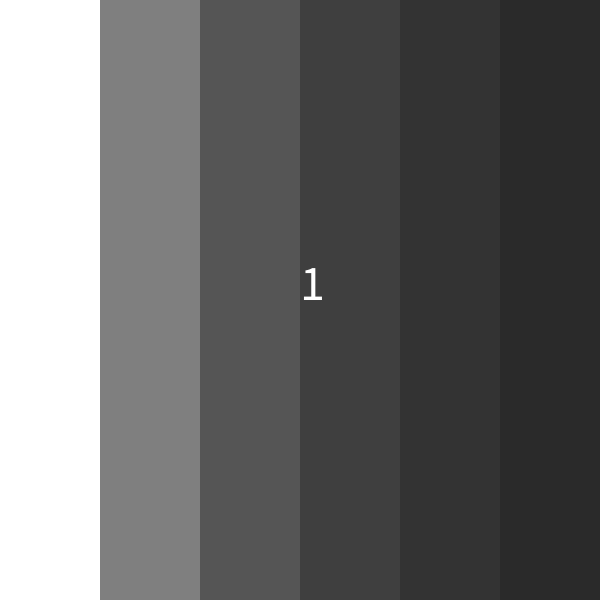
Frame 1 (no input)
Frame 60 (the mouse pressed at the canvas centre just before this capture): identical to frame 1, image omitted
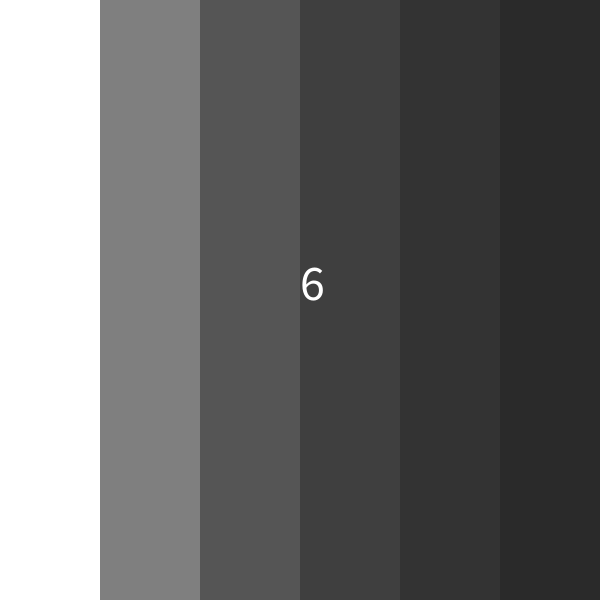
Frame 120 (the mouse held since frame 60 and released just before this capture)

The Processing sketch that drew these frames (run headless with seeded random() and noise(); from frame 60 on, the mouse is pressed at the canvas centre):

// Processing sketch: Recursive_Factorial
// ── Recursive_Factorial.pde
void setup() {
  size(600, 600);
}


void draw() {
  //get a value to use for factorial functions
  int n = int(map(mouseX, 0, width, 1, int(width/100) + 1));

  //display colour gradient
  noStroke();
  for (int i = 0; i < int(width/100) + 1; i++) {
    fill(255/(i + 1));
    rect(i * 100, 0, (i + 1)*100, height);
  }
  
  //display text
  textSize(50);
  fill(255);
  text(factorial(n), width/2, height/2);
  //text(recursiveFactorial(n), width/2, height/2);
}


int factorial(int n) {
  int answer = 1;
  for (int i = 1; i < n; i++) {
    answer *= i;
  }
  return answer;
}

int recursiveFactorial(int n) {
  if (n <= 1) {
    return 1;
  }
  return n * recursiveFactorial(n - 1);
}
